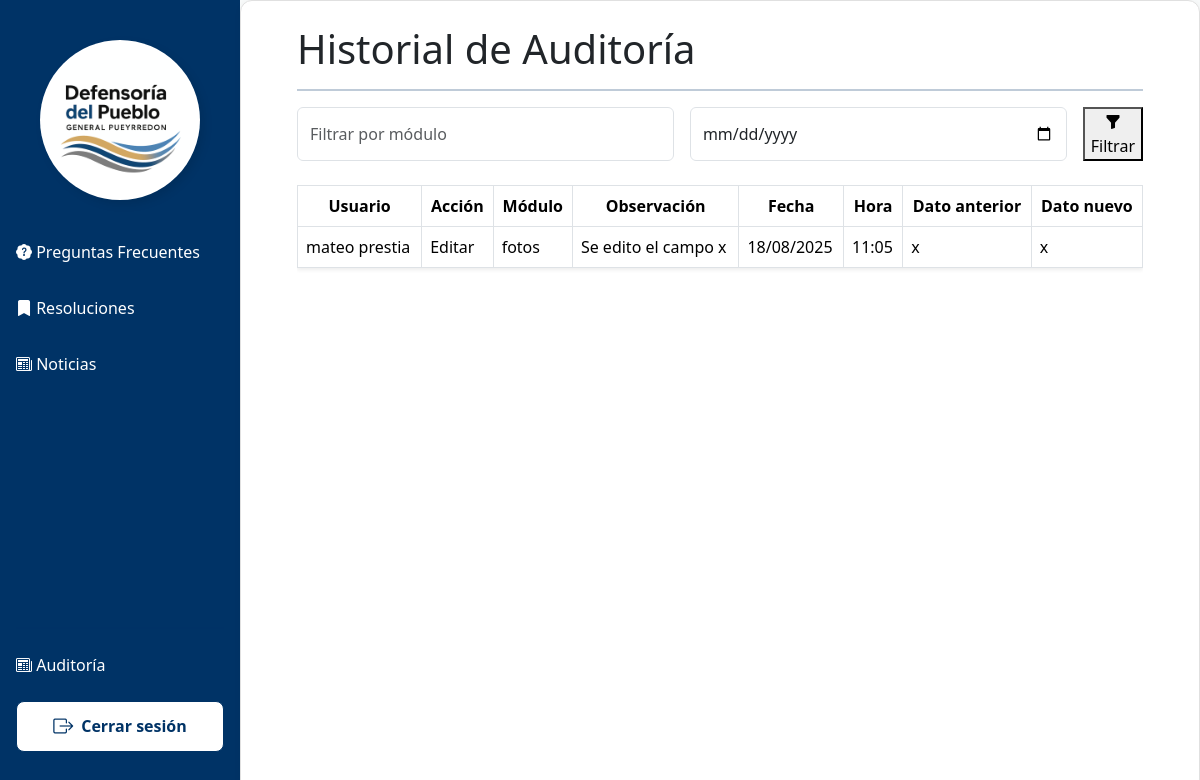
Page /principal/index.php?vista=auditorias/auditorias on the committed database.
### tables this page shows
CREATE TABLE `auditorias` (
  `auditoria_id` int(10) UNSIGNED NOT NULL,
  `usuario_id` tinyint(3) UNSIGNED NOT NULL,
  `accion` varchar(50) NOT NULL COMMENT 'Este campo es para registrar si el usuario realizo una accion (alta-baja-modificacion)',
  `observacion` text NOT NULL COMMENT 'Registra (en caso de modificacion) el contenido original modificado',
  `fecha` datetime NOT NULL DEFAULT current_timestamp() COMMENT 'Fecha y hora de la accion realizada',
  `tabla_afectada` text NOT NULL COMMENT 'Tabla en la que se realizo el cambio',
  `valor_anterior` text NOT NULL COMMENT 'Valor anterior modificado',
  `valor_nuevo` text NOT NULL COMMENT 'Nuevo valor ingresado/cambiado'
);

CREATE TABLE `usuarios` (
  `usuario_id` int(10) UNSIGNED NOT NULL,
  `nombre` varchar(30) NOT NULL,
  `apellido` varchar(40) NOT NULL,
  `dni` int(11) NOT NULL,
  `usuario` varchar(50) NOT NULL,
  `contrasena` varchar(50) NOT NULL,
  `estado` tinyint(4) NOT NULL DEFAULT 1
);

### vistas/auditorias/auditorias.php (the view, shortened to what this page needs)
<?php
include_once "../conexion/conexion.php";
mysqli_set_charset($link, "utf8mb4");
$where = [];
$condiciones = count($where) ? 'WHERE ' . implode(' AND ', $where) : '';
$sql = "SELECT a.*, u.nombre, u.apellido
        FROM auditorias a
        JOIN usuarios u ON a.usuario_id = u.usuario_id
        $condiciones
        ORDER BY a.fecha DESC";
$resultado = mysqli_query($link, $sql);
?>
<div class="container">
    <h4 class="text-dark display-6">Historial de Auditoría</h4>
    <hr>
    <div>
        <form method="GET" class="d-flex gap-3 mb-4">
            <input type="text" name="modulo" class="form-control" placeholder="Filtrar por módulo">
            <input type="date" name="fecha" class="form-control">
            <button type="submit" class="btn-auditoria">
                <i class="bi bi-funnel-fill"></i> Filtrar
            </button>
        </form>
    </div>
    <div class="table-responsive">
        <table class="table table-hover table-bordered align-middle shadow-sm">
            <thead class="encabezado-tabla text-white text-center">
                <tr>
                    <th>Usuario</th>
                    <th>Acción</th>
                    <th>Módulo</th>
                    <th>Observación</th>
                    <th>Fecha</th>
                    <th>Hora</th>
                    <th>Dato anterior</th>
                    <th>Dato nuevo</th>
                </tr>
            </thead>
            <tbody>
                <?php while ($log = mysqli_fetch_array($resultado)) { ?>
                    <tr>
                        <td><?= $log['nombre'] . ' ' . $log['apellido'] ?></td>
                        <td><?= $log['accion'] ?></td>
                        <td><?= $log['tabla_afectada'] ?></td>
                        <td><?= $log['observacion'] ?></td>
                        <td><?= date('d/m/Y', strtotime($log['fecha'])) ?></td>
                        <td><?= date('H:i', strtotime($log['fecha'])) ?></td>
                        <td><?= $log['valor_anterior'] ?></td>
                        <td><?= $log['valor_nuevo'] ?></td>
                    </tr>
                <?php } ?>
            </tbody>
        </table>
    </div>
</div>

### plantilla/style.css (style rules this page uses)
html, body { margin: 0; background-color: #f7f9f9; display: flex; flex-direction: column; height: 100%; }
.container { width: 100%; padding-left: 1rem; padding-right: 1rem; }
body { font-family: 'Segoe UI', sans-serif; color: #333; }
hr { border: none; height: 2px; background-color: #003366; margin: 1rem 0; }
.table-responsive { overflow-x: auto; -webkit-overflow-scrolling: touch; }
.table { width: 100%; table-layout: auto; }
thead th { background-color: #e6f0ff; color: #003366; font-weight: 600; }
tbody td { vertical-align: middle; }
.encabezado-tabla { background-color: #003366; }

### rows in the picture
auditorias: usuario.nombre "mateo", usuario.apellido "prestia", accion "Editar", tabla_afectada "fotos", observacion "Se edito el campo x", fecha "18/08/2025", fecha "11:05", valor_anterior "x", valor_nuevo "x"
